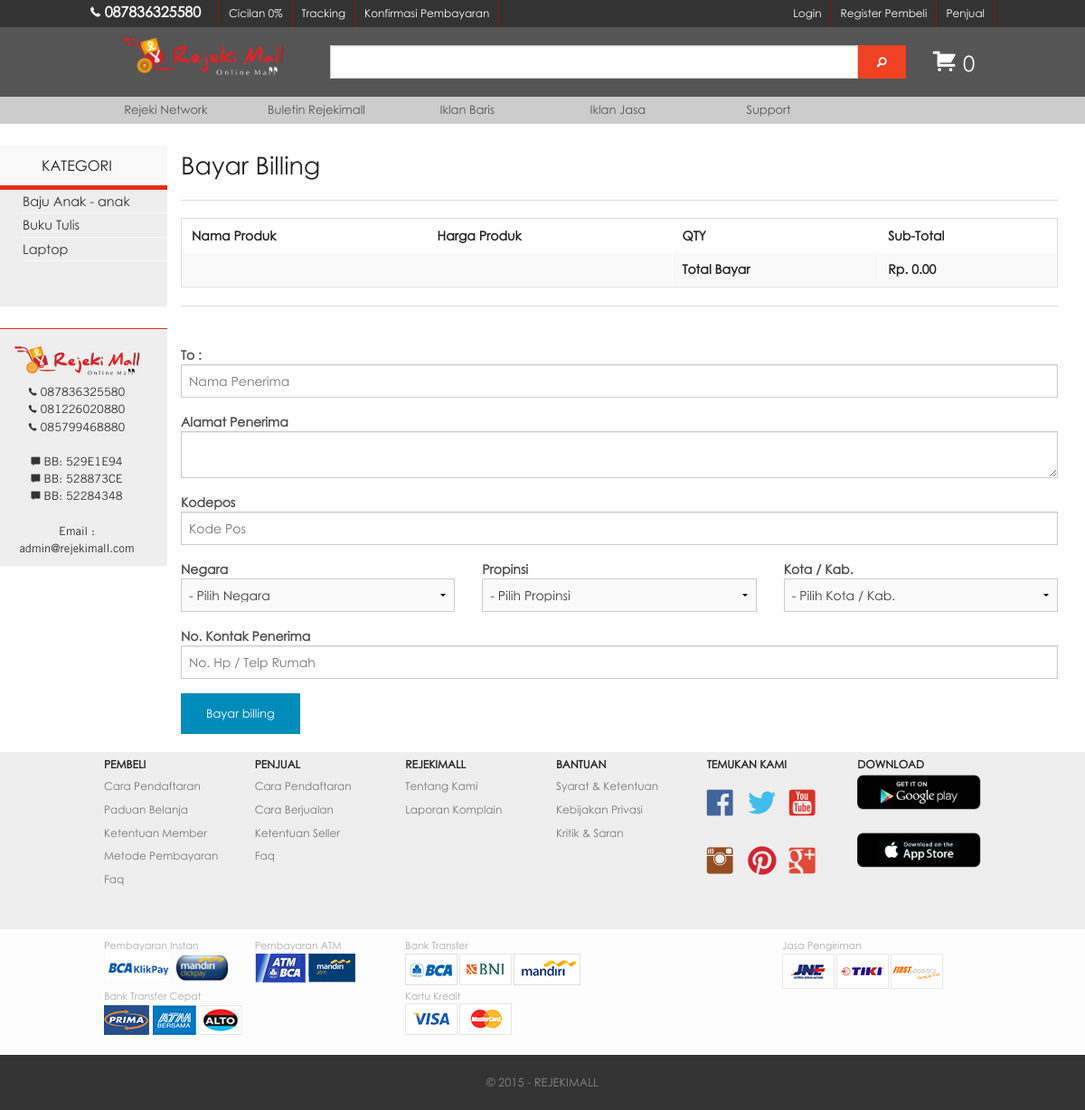
Screenshot of /index.php/produk/bayarbilling with the database file from the repository.
### tables this page shows
CREATE TABLE IF NOT EXISTS `kategori` (
`cid` int(11) NOT NULL,
  `id_seller` int(5) DEFAULT NULL,
  `nama` char(30) DEFAULT NULL,
  `slugkat` text NOT NULL
);

### application/views/layout/konten.php (called while the page is built)
<?php if(!defined('BASEPATH')) exit('no direct script access allowed');
if($isi){
	$this->load->view($isi);
}

### application/views/layout/wrapper.php (called while the page is built, shortened)
<?php
require_once "header.php";
require_once "konten.php";
require_once "footer.php";

### application/controllers/produk.php (called while the page is built, shortened)
<?php if(!defined('BASEPATH')) exit ('No direct script access allowed');
class produk extends CI_Controller{
	public function __construct(){
		$this->load->library('cart');
		$this->load->model('penjual/model_produk');
		$this->load->model('model_utama');
		$this->load->model('model_city');
		$this->load->model('admin/ongkir_model');
	}
	function bayarbilling(){
		$this->form_validation->set_rules('to', true);
		$this->form_validation->set_rules('negara', true);
		$this->form_validation->set_rules('propinsi', true);
		$this->form_validation->set_rules('kota', true);
		$this->form_validation->set_rules('alamat', true);
		$this->form_validation->set_rules('kdpos', true);
		$this->form_validation->set_rules('kontak', true);
		if($this->form_validation->run() === false){
			$data	= array(
				'title'		=>'Billing',
				'menu'		=>'etalase/menu_etalase',
				'negara'	=> $this->model_city->getNegara(),
				'propinsi'	=> $this->model_city->getPropinsi(),
				'kota'		=> $this->model_city->getKota(),
				'kategori'	=>$this->model_utama->kategori(),
				'ongkir'	=>$this->ongkir_model->viewongkir(),
				'isi'=>'page/billing'
			);
			$this->load->view('layout/wrapper', $data);
		}
	}
}

### index.php (called while the page is built, shortened)
<?php
require_once BASEPATH.'core/CodeIgniter.php';

### application/models/model_utama.php (called while the page is built, shortened)
<?php
class model_utama extends CI_Model{
	function kategori(){
		$query	= $this->db->query("
			SELECT DISTINCT `cid`, `id_seller`, `nama`, slugkat FROM `kategori`
		");
		return $query->result_array();
	}
}

### application/views/page/billing.php (the view, shortened to what this page needs)
<br />
<div class="row fullscreen" data-equalizer="foo" style="background:transparent;padding:0px;margin:0px;border:0px;">
	<div class="medium-2 columns" style="background:transparent;padding:0px;margin:0px;border:0px;">
		<div class="row fullscreen" data-equalizer="bar">
         <?php
          $this->load->view('leftbar/leftbarcategory');
        ?>
	<div class="medium-10 columns" style="background:transparent;border:0px;" >
	<div class="row fullscreen" data-equalizer="bar">
		<h3>Bayar Billing</h3>
		<hr />
<?php
	$pesan = $this->session->flashdata('pesan');
	if(!empty($pesan)){
		echo $pesan;
	}
	else{
?>
		<?php echo form_open(base_url().'produk/bayarbilling'); ?>
		<table cellpadding="6" cellspacing="1" style="width:100%" border="0">
		<tr>
				<th>Nama Produk</th>
				<th>Harga Produk</th>
				<th>QTY</th>
				<th>Sub-Total</th>
		</tr>
		<tr>
				<td colspan="2">&nbsp;</td>
				<td><strong>Total Bayar</strong></td>
				<td><strong>Rp. <?php echo $this->cart->format_number($this->cart->total(),0,',','.'); ?></strong></td>
		</tr>
		</table>
		<hr />
		<br />
		<div class="row">
			<div class="large-12 columns">
				<label>
					<strong>To :</strong>
					<input type="text" name ="to" id="to" placeholder="Nama Penerima" required />
				</label>
			</div>
		</div>
		<div class="row">
			<div class="large-12 columns">
				<label>
					<strong>Alamat Penerima</strong>
					<textarea name="alamat" id="alamat" rows="2"></textarea>
				</label>
			</div>
		</div>
		<div class="row">
			<div class="large-12 columns">
				<label>
					<strong>Kodepos</strong>
					<input type="text" name ="kdpos" id="kdpos" placeholder="Kode Pos" maxlength="10" required />
				</label>
			</div>
		</div>
		<div class="row">
			<div class="large-4 columns">
				<label>
					<strong>Negara</strong>
					<select name="negara" id="negara" required>
						<option value="">- Pilih Negara</option>
					</select>
				</label>
			</div>
			<div class="large-4 columns">
				<label>
					<strong>Propinsi</strong>
					<select name="propinsi" id="propinsi" required>
						<option value="">- Pilih Propinsi</option>
					</select>
				</label>
			</div>
			<div class="large-4 columns">
				<label>
					<strong>Kota / Kab.</strong>
					<select name="kota" id="kota" required>
						<option value="">- Pilih Kota / Kab.</option>
					</select>
				</label>
			</div>
		</div>
		<div class="row">
			<div class="large-12 columns">
				<label>
					<strong>No. Kontak Penerima</strong>
					<input type="text" name ="kontak" id="kontak" placeholder="No. Hp / Telp Rumah" required />
				</label>
			</div>
		</div>
		<div class="row">
			<div class="large-12 columns">
				<label>
					<input type="submit" name="bayar" value="Bayar billing" class="button small" />
				</label>
			</div>
		</div>
		<?php
			echo form_close();
		}
		?>
	</div>
	</div>

### application/views/leftbar/leftbarcategory.php (shortened to what this page needs)
<div class="row fullscreen text-center" style="background:#faf9f9;margin:0px; padding:10px 0 10px 0;border-top:0px;border-bottom:solid 5px #e62f17;">
  KATEGORI
</div>
<div class="row fullscreen sidebar" style="margin:0px; padding:0 0 30px 0px;background:#EEEEEE;">
   <ul class="no-bullet" style="padding-left:40px;">
   <?php
   foreach($kategori as $listkat){
	   echo "<li style='border-bottom:solid 1px #f9f9f9;'><a href='".base_url()."produk/kategori/$listkat[slugkat]'  data-orbit-link='newarrivals' style='font-size:0.9em;color:#333333;'>$listkat[nama]</a></li>";
   }
   ?>
  </ul>
</div>
</body></html>

### asset/css/modifstyle.css (style rules this page uses)
body { font-family:centurygothic; }
.row.fullscreen { width: 100%; max-width: 100%; }

### rows the page displays
kategori: nama "Baju Anak - anak"
kategori: nama "Buku Tulis"
kategori: nama "Laptop"

### other values shown
$this->cart->format_number($this->cart->total(),0,',','.') "0.00"
